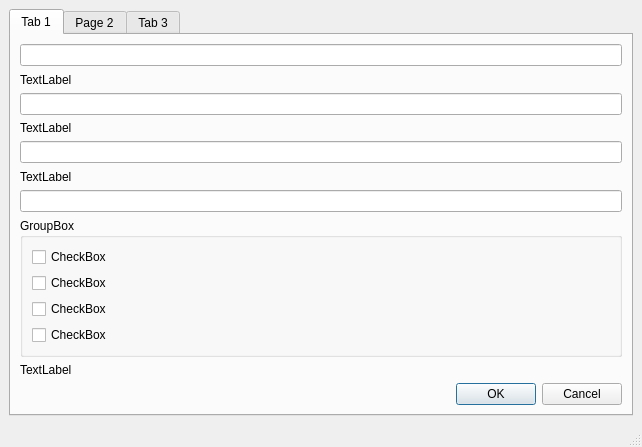
<?xml version="1.0" encoding="UTF-8"?>
<ui version="4.0">
 <class>MainWindow</class>
 <widget class="QMainWindow" name="MainWindow">
  <property name="geometry">
   <rect>
    <x>0</x>
    <y>0</y>
    <width>642</width>
    <height>436</height>
   </rect>
  </property>
  <property name="windowTitle">
   <string>MainWindow</string>
  </property>
  <widget class="QWidget" name="centralwidget">
   <layout class="QVBoxLayout" name="verticalLayout_3">
    <item>
     <widget class="QTabWidget" name="tabWidget">
      <property name="currentIndex">
       <number>0</number>
      </property>
      <widget class="QWidget" name="tab">
       <attribute name="title">
        <string>Tab 1</string>
       </attribute>
       <layout class="QVBoxLayout" name="verticalLayout_2">
        <item>
         <widget class="QLineEdit" name="lineEdit"/>
        </item>
        <item>
         <widget class="QLabel" name="label">
          <property name="text">
           <string>TextLabel</string>
          </property>
         </widget>
        </item>
        <item>
         <widget class="QLineEdit" name="lineEdit_2"/>
        </item>
        <item>
         <widget class="QLabel" name="label_2">
          <property name="text">
           <string>TextLabel</string>
          </property>
         </widget>
        </item>
        <item>
         <widget class="QLineEdit" name="lineEdit_3"/>
        </item>
        <item>
         <widget class="QLabel" name="label_3">
          <property name="text">
           <string>TextLabel</string>
          </property>
         </widget>
        </item>
        <item>
         <widget class="QLineEdit" name="lineEdit_4"/>
        </item>
        <item>
         <widget class="QGroupBox" name="groupBox">
          <property name="title">
           <string>GroupBox</string>
          </property>
          <layout class="QHBoxLayout" name="horizontalLayout_2">
           <item>
            <layout class="QVBoxLayout" name="verticalLayout">
             <item>
              <widget class="QCheckBox" name="checkBox">
               <property name="text">
                <string>CheckBox</string>
               </property>
              </widget>
             </item>
             <item>
              <widget class="QCheckBox" name="checkBox_2">
               <property name="text">
                <string>CheckBox</string>
               </property>
              </widget>
             </item>
             <item>
              <widget class="QCheckBox" name="checkBox_3">
               <property name="text">
                <string>CheckBox</string>
               </property>
              </widget>
             </item>
             <item>
              <widget class="QCheckBox" name="checkBox_4">
               <property name="text">
                <string>CheckBox</string>
               </property>
              </widget>
             </item>
            </layout>
           </item>
          </layout>
         </widget>
        </item>
        <item>
         <widget class="QLabel" name="label_4">
          <property name="text">
           <string>TextLabel</string>
          </property>
         </widget>
        </item>
        <item>
         <layout class="QHBoxLayout" name="horizontalLayout">
          <item>
           <spacer name="horizontalSpacer">
            <property name="orientation">
             <enum>Qt::Horizontal</enum>
            </property>
            <property name="sizeHint" stdset="0">
             <size>
              <width>40</width>
              <height>20</height>
             </size>
            </property>
           </spacer>
          </item>
          <item>
           <widget class="QDialogButtonBox" name="buttonBox">
            <property name="standardButtons">
             <set>QDialogButtonBox::Cancel|QDialogButtonBox::Ok</set>
            </property>
           </widget>
          </item>
         </layout>
        </item>
       </layout>
      </widget>
      <widget class="QWidget" name="tab_2">
       <attribute name="title">
        <string>Page 2</string>
       </attribute>
       <layout class="QGridLayout" name="gridLayout">
        <item row="0" column="0">
         <widget class="QPlainTextEdit" name="plainTextEdit"/>
        </item>
       </layout>
      </widget>
      <widget class="QWidget" name="tab_3">
       <attribute name="title">
        <string>Tab 3</string>
       </attribute>
      </widget>
     </widget>
    </item>
   </layout>
  </widget>
  <widget class="QMenuBar" name="menubar">
   <property name="geometry">
    <rect>
     <x>0</x>
     <y>0</y>
     <width>642</width>
     <height>21</height>
    </rect>
   </property>
  </widget>
  <widget class="QStatusBar" name="statusbar"/>
 </widget>
 <resources/>
 <connections/>
</ui>
